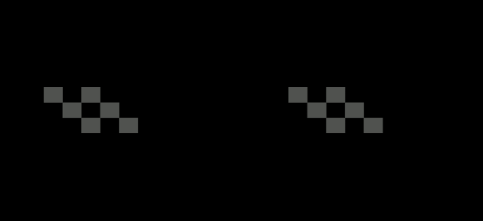
#> input picture Data Science/Snapchat/glasses.png, 483 x 221 px; the run also reads 1 picture not shown here
$ python snapchat_filter.py
#> lines starting #> are read from the running program, lines starting #| are printed output that depends on the picture
import numpy as np
import cv2

face_cascade = cv2.CascadeClassifier('H:\Data-Structures\Data Science\Open Cv\haarcascade_frontalface_alt.xml')

specs_ori = cv2.imread('glasses.png', -1)
#> specs_ori is the input picture: shape (221, 483, 4); mean B, G, R, A 2.6, 2.7, 2.7, 68.4
# cigar_ori = cv2.imread('cigar.png', -1)
mus_ori = cv2.imread('mustache.png', -1)

# Camera Init
cap = cv2.VideoCapture(0)
cap.set(cv2.CAP_PROP_FPS, 30)


def transparentOverlay(src, overlay, pos=(0, 0), scale=1):
    overlay = cv2.resize(overlay, (0, 0), fx=scale, fy=scale)
    h, w, _ = overlay.shape  # Size of foreground
    rows, cols, _ = src.shape  # Size of background Image
    y, x = pos[0], pos[1]  # Position of foreground/overlay image

    for i in range(h):
        for j in range(w):
            if x + i >= rows or y + j >= cols:
                continue
            alpha = float(overlay[i][j][3] / 255.0)  # read the alpha channel
            src[x + i][y + j] = alpha * overlay[i][j][:3] + \
                (1 - alpha) * src[x + i][y + j]
    return src


while 1:
    ret, img = cap.read()
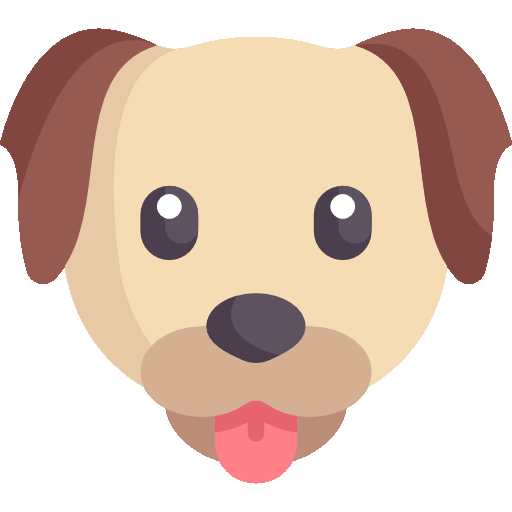
#> input picture Data Science/Open CV/dog.png, 512 x 512 px, given in place of the camera
#> img is the input picture: shape (512, 512, 3); mean B, G, R 185.2, 200.9, 224
    gray = cv2.cvtColor(img, cv2.COLOR_BGR2GRAY)
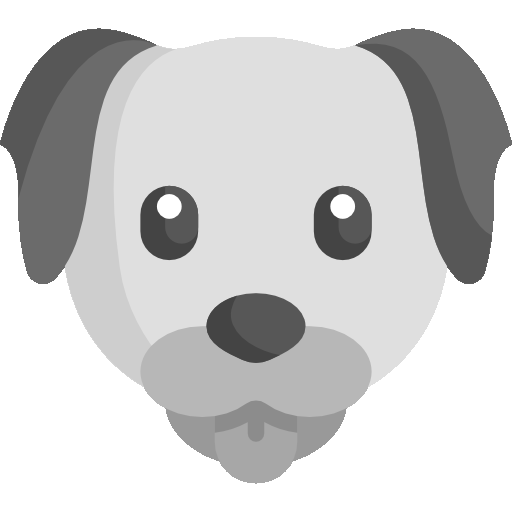
#> gray: shape (512, 512); min 68, max 255, mean 206.1
    faces = face_cascade.detectMultiScale(
        img, 1.2, 5, 0, (120, 120), (350, 350))
#> faces = ()

    for (x, y, w, h) in faces:
        if h > 0 and w > 0:
            glass_symin = int(y + 1.5 * h / 5)
            glass_symax = int(y + 2.5 * h / 5)
            sh_glass = glass_symax - glass_symin

            # cigar_symin = int(y + 4 * h / 6)
            # cigar_symax = int(y + 5.5 * h / 6)
            # sh_cigar = cigar_symax - cigar_symin

            mus_symin = int(y + 3.5 * h / 6)
            mus_symax = int(y + 5 * h / 6)
            sh_mus = mus_symax - mus_symin

            face_glass_roi_color = img[glass_symin:glass_symax, x:x + w]
            # face_cigar_roi_color = img[cigar_symin:cigar_symax, x:x + w]
            face_mus_roi_color = img[mus_symin:mus_symax, x:x + w]

            specs = cv2.resize(specs_ori, (w, sh_glass),
                               interpolation=cv2.INTER_CUBIC)
            # cigar = cv2.resize(cigar_ori, (w, sh_cigar),
                            #    interpolation=cv2.INTER_CUBIC)
            mustache = cv2.resize(mus_ori, (w, sh_mus),
                                  interpolation=cv2.INTER_CUBIC)

            transparentOverlay(face_glass_roi_color, specs)
            # transparentOverlay(face_cigar_roi_color, cigar,
                            #    (int(w / 2), int(sh_cigar / 2)))
            transparentOverlay(face_mus_roi_color, mustache)
#> this loop made 0 passes

    cv2.imshow('Thug Life', img)
    key = cv2.waitKey(1) & 0xFF
#> (key q is pressed here)
    if key == ord("q"):
        break


cap.release()
cv2.destroyAllWindows()
